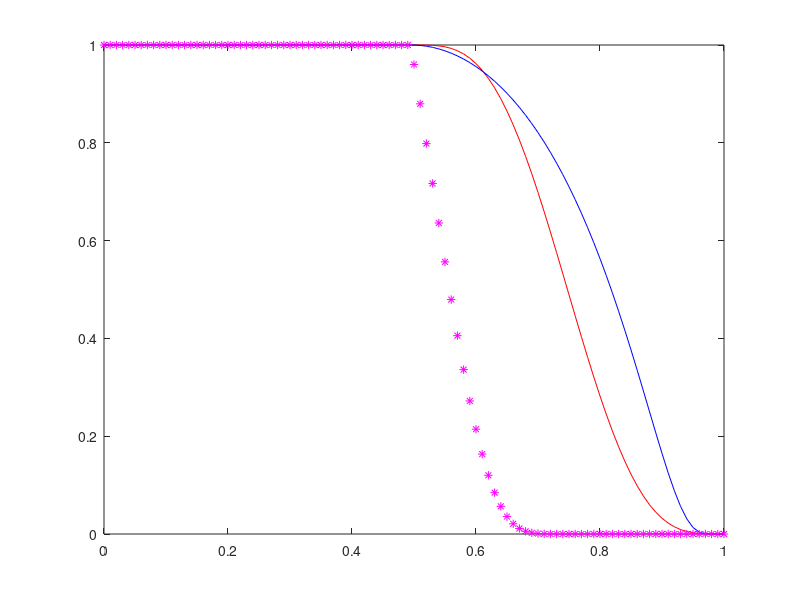

MATLAB code to generate this figure:
function filters

N=101;

px=linspace(0,1,N);



lambda=.5;
close all


for i=1:N
    avar=i/N;
    if (0<= avar && avar<= lambda )
    ceniceros(i)=1;
    elseif (lambda<avar && avar<=1) 
    ax=1+((-avar+lambda)/(1-lambda));
    ceniceros(i)=(35-84*ax+70*ax^2-20*ax^3)*ax^4;
    end
end


for i=1:N
    avar=i/N;
    if (0<= avar && avar<= lambda )
    LM(i)=1;
    elseif (lambda<avar && avar<=1) 
             aux3=(1-((avar-lambda)/(1-lambda))^2);
             aquotient=exp(-1/aux3);
             
             LM(i)=exp(1)*aquotient;   
    end
end


lambda=.5
             
    for i=1:N
    avar=i/N;
    if (0<= avar && avar<= lambda )
    M(i)=1;
    elseif (lambda<avar && avar<=1) 
             aux3=1/(1-((avar-lambda)/(1-lambda))^1)^4
             aquotient=exp(-aux3)
             auxrho=exp(1)*aquotient
             
             M(i)=exp(1)*aquotient;   
    end
end
figure(1)
plot(px,ceniceros,'r');
hold on
plot(px,LM,'b')
hold on
plot(px,M,'m*')

